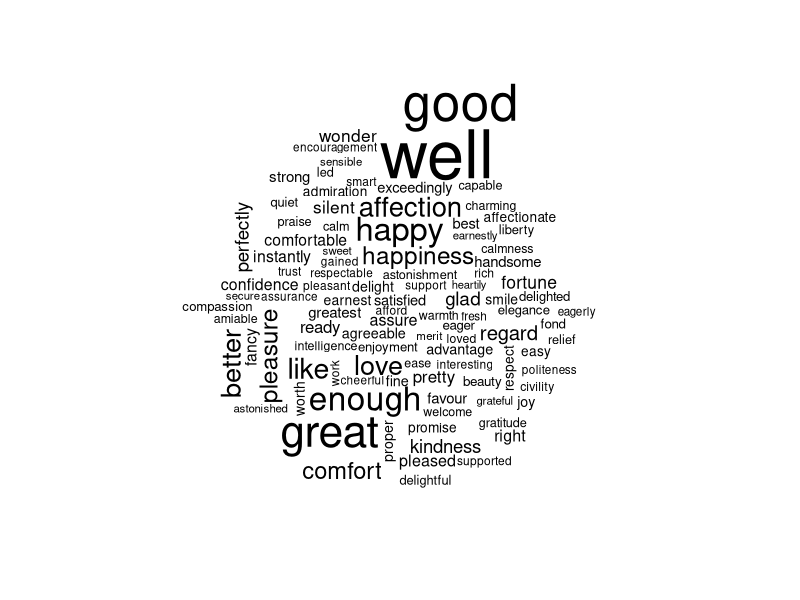
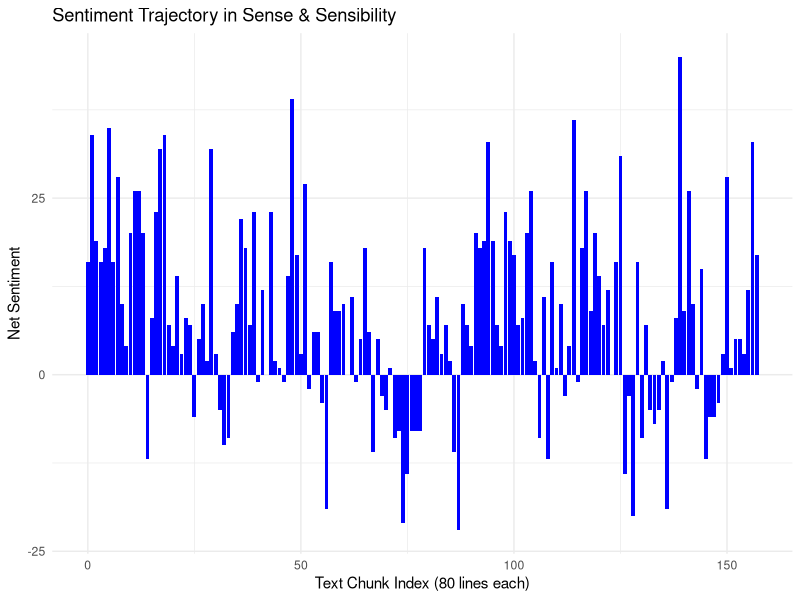
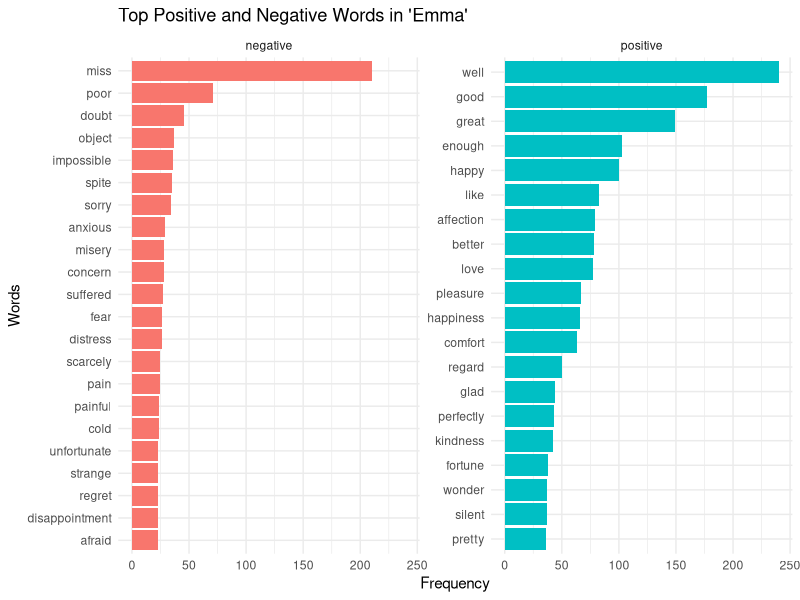
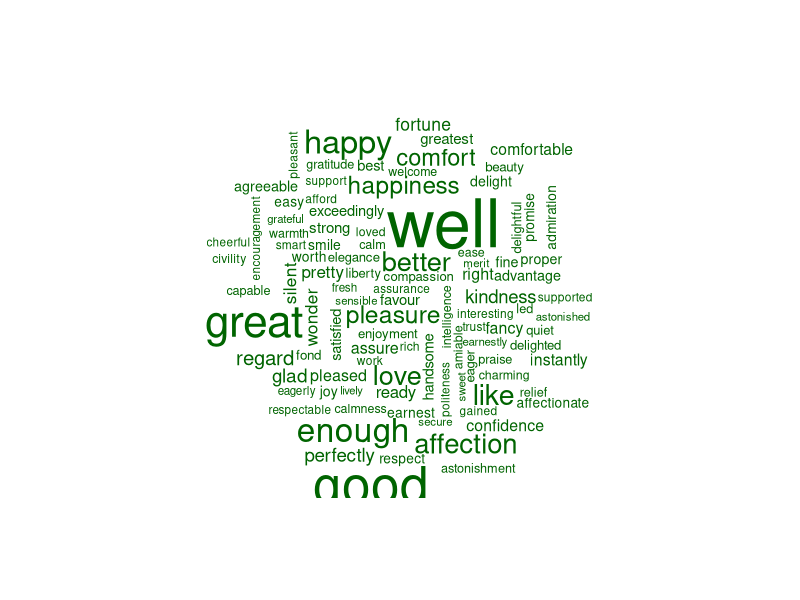
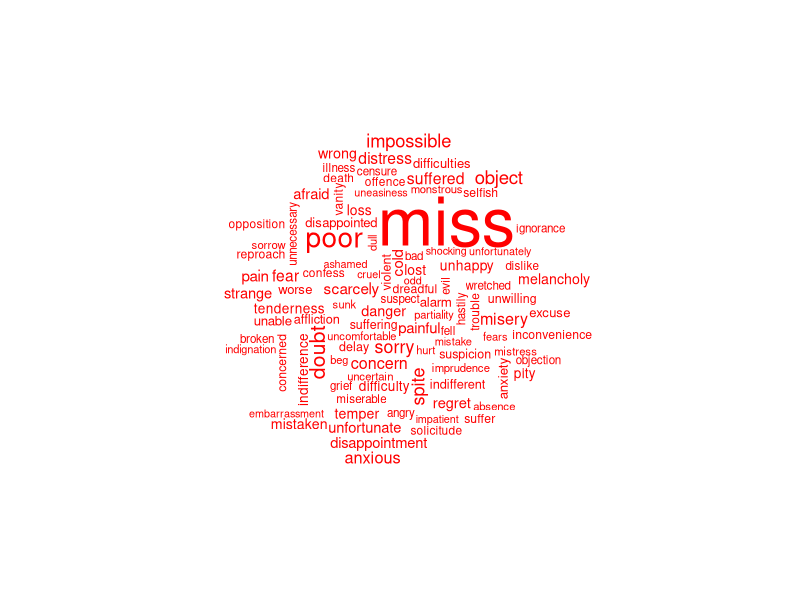

R code for these plots, in order:
## ---- chunk 1
#install.packages('tidytext')
library(janeaustenr)
library(stringr)
library(tidytext)
library(dplyr)
library(tidyr)
## ---- chunk 2
sentiments
## ---- chunk 3
get_sentiments("bing")
## ---- chunk 4
tidy_data <- austen_books() %>%
 group_by(book)  %>%
 mutate(linenumber = row_number(),
    chapter = cumsum(str_detect(text, regex("^chapter [\\divxlc]", 
       ignore_case = TRUE)))) %>%
 ungroup() %>%
 unnest_tokens(word, text)
## ---- chunk 5
positive_senti <- get_sentiments("bing") %>%
 filter(sentiment == "positive")

tidy_data %>%
 filter(book == "Sense & Sensibility") %>%
 semi_join(positive_senti) %>%
 count(word, sort = TRUE)
## ---- chunk 6
#install.packages("wordcloud")
library(wordcloud)

tidy_data %>%
  filter(book == "Sense & Sensibility") %>%
  semi_join(positive_senti ) %>%
  count(word) %>%
  with(wordcloud(word, n, max.words = 100))

## ---- chunk 7
SS_sentiment <- tidy_data %>%
  filter(book == "Sense & Sensibility") %>%  # Select only the book Sense & Sensibility
  inner_join(get_sentiments("bing"), by = "word") %>%  # Join with the Bing sentiment lexicon
  count(index = linenumber %/% 80, sentiment) %>%  # Count sentiments for chunks of 80 lines
  spread(sentiment, n, fill = 0) %>%  # Separate into positive and negative columns
  mutate(sentiment = positive - negative)  # Calculate the total sentiment

# View the resulting data
print(SS_sentiment)

## ---- chunk 8
library(ggplot2)

ggplot(SS_sentiment, aes(x = index, y = sentiment)) +
  geom_bar(stat = "identity", fill = "blue") +
  labs(
    title = "Sentiment Trajectory in Sense & Sensibility",  
    x = "Text Chunk Index (80 lines each)",
    y = "Net Sentiment"
  ) +
  theme_minimal()


## ---- chunk 9
# Prepare data for visualization
SS_words <- tidy_data %>%
  filter(book == "Sense & Sensibility") %>%  # Filter for Emma
  inner_join(get_sentiments("bing"), by = "word") %>%  # Match with Bing lexicon
  count(word, sentiment, sort = TRUE)  # Count occurrences by word and sentiment


# Bar chart for top words contributing to sentiment
SS_words %>%
  group_by(sentiment) %>%
  top_n(20, n) %>%  # Select the top 10 words for each sentiment
  ungroup() %>%
  mutate(word = reorder_within(word, n, sentiment)) %>%  # Reorder for better visualization
  ggplot(aes(x = word, y = n, fill = sentiment)) +
  geom_col(show.legend = FALSE) +
  facet_wrap(~sentiment, scales = "free_y") +  # Separate panels for positive and negative
  coord_flip() +
  scale_x_reordered() +  # Use reordered scale
  labs(
    title = "Top Positive and Negative Words in 'Emma'",
    x = "Words",
    y = "Frequency"
  ) +
  theme_minimal()

## ---- chunk 10
library(wordcloud)

# Separate positive and negative words
positive_words <- SS_words %>%
  filter(sentiment == "positive") %>%
  with(wordcloud(word, n, max.words = 100, colors = "darkgreen"))

negative_words <- SS_words %>%
  filter(sentiment == "negative") %>%
  with(wordcloud(word, n, max.words = 100, colors = "red"))
